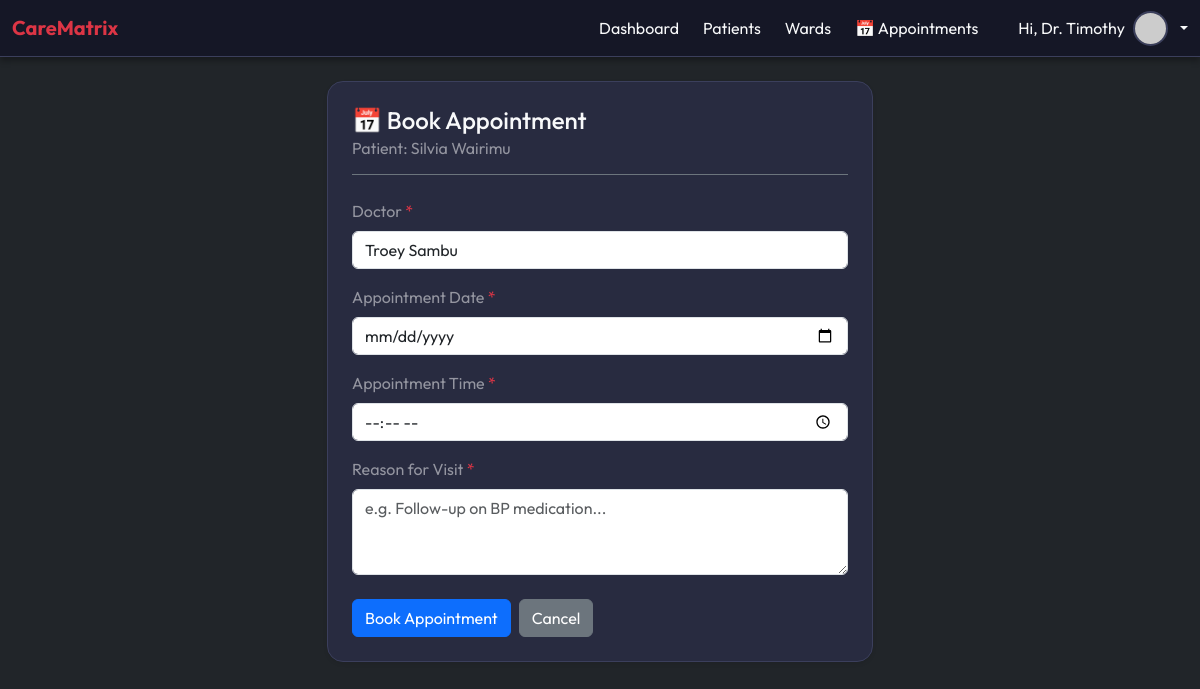
Page /patients/14/appointment/ (signed in) on the committed database.
### patients/models.py (models this page shows, shortened)
class Patient(models.Model):
    first_name = models.CharField(max_length=50)
    last_name = models.CharField(max_length=50)
    date_of_birth = models.DateField()
    gender = models.CharField(max_length=10)
    phone = models.CharField(max_length=15)
    address = models.TextField(blank=True)
    doctor = models.CharField(blank=True, null=True, max_length=100)
    is_high_risk = models.BooleanField(default=False)
    current_bed = models.OneToOneField(Bed, null=True, blank=True, on_delete=models.SET_NULL, related_name='occupant')

### patients/views.py (the view, shortened to what this page needs)
# urls.py: path('<int:pk>/appointment/', views.book_appointment, name='book_appointment'),
@login_required
def book_appointment(request, pk):
    patient = get_object_or_404(Patient, pk=pk)
    return render(request, 'patients/book_appointment.html', {'patient': patient})

### patients/templates/patients/book_appointment.html (shortened to what this page needs)
{% extends "base.html" %}
{% block content %}
<div class="row justify-content-center mt-4">
    <div class="col-md-8 col-lg-6">
        <div class="content-card shadow-sm p-4">
            <h4 class="mb-4 text-light border-bottom border-secondary pb-3">
                📅 Book Appointment
                <small class="d-block text-white-50 fs-6 fw-normal mt-1">Patient: {{ patient.first_name }} {{ patient.last_name }}</small>
            </h4>
            <form method="POST">
                <div class="mb-3">
                    <label class="form-label text-white-50">Doctor <span class="text-danger">*</span></label>
                    <input type="text" class="form-control" name="doctor" placeholder="e.g. Dr. Jane Doe" value="{{ patient.doctor }}" required>
                </div>
                <div class="mb-3">
                    <label class="form-label text-white-50">Appointment Date <span class="text-danger">*</span></label>
                    <input type="date" class="form-control" name="appointment_date" required>
                </div>
                <div class="mb-3">
                    <label class="form-label text-white-50">Appointment Time <span class="text-danger">*</span></label>
                    <input type="time" class="form-control" name="appointment_time" required>
                </div>
                <div class="mb-4">
                    <label class="form-label text-white-50">Reason for Visit <span class="text-danger">*</span></label>
                    <textarea class="form-control" name="reason" rows="3" placeholder="e.g. Follow-up on BP medication..." required></textarea>
                </div>
                <div class="d-flex gap-2">
                    <button type="submit" class="btn btn-primary">Book Appointment</button>
                    <a href="{% url 'patients:patient_detail' patient.pk %}" class="btn btn-secondary">Cancel</a>
                </div>
            </form>
        </div>
    </div>
</div>
{% endblock %}

### accounts/templates/base.html (shortened to what this page needs)
<!DOCTYPE html>
{% load static %}
<html>
<head>
    <link href="https://cdn.jsdelivr.net/npm/bootstrap@5.3.2/dist/css/bootstrap.min.css" rel="stylesheet">
</head>
<body class="bg-dark text-light">
<body class="bg-light">
<nav class="navbar navbar-expand-lg">
  <div class="container-fluid">
    <a class="navbar-brand text-danger fw-bold" href="{% url 'dashboard:dashboard_home' %}">
         CareMatrix
    </a>
    <div class="d-flex align-items-center gap-4">
      <a class="nav-link text-light text-decoration-none" href="{% url 'dashboard:dashboard_home' %}">Dashboard</a>
      <a class="nav-link text-light text-decoration-none" href="{% url 'patients:patient_list' %}">Patients</a>
      <a class="nav-link text-light text-decoration-none" href="{% url 'patients:ward_list' %}">Wards</a>
      <a class="nav-link text-light text-decoration-none" href="{% url 'patients:appointment_list' %}">📅 Appointments</a>
      {% if user.is_authenticated %}
      <div class="dropdown ms-3">
        <a class="text-decoration-none text-light d-flex align-items-center gap-2 dropdown-toggle" href="#" role="button" id="profileDropdown" data-bs-toggle="dropdown" aria-expanded="false">
            <span class="d-none d-sm-inline">
                Hi, {% if user.is_superuser %}Admin{% else %}Dr. {{ user.first_name }}{% endif %}
            </span>
            <img src="https://ui-avatars.com/api/?name={{ user.first_name|default:user.username }}&background=dc3545&color=fff" alt="Profile" class="profile-img">
        </a>
      </div>
      {% endif %}
    </div>
  </div>
</nav>
<div class="container mt-4">
    {% block content %}{% endblock %}
</div>
</body>
</html>

### accounts/templates/base.html (style rules this page uses)
:root { --main-bg: #1B1E32; --card-bg: #282B40; --primary: #0d6efd; --accent: #dc3545; --text-color: #f8f9fa; --border-color: #3b3f5c; --nav-bg: #151726; }
body { font-family: 'Outfit', sans-serif; background: var(--main-bg); color: var(--text-color); min-height: 100vh; }
.navbar { background-color: var(--nav-bg) !important; box-shadow: 0 4px 6px rgba(0,0,0,0.3); border-bottom: 1px solid var(--border-color); }
.content-card { background: var(--card-bg); border: 1px solid var(--border-color); border-radius: 16px; overflow: hidden; transition: transform 0.2s ease, box-shadow 0.2s ease; color: var(--text-color); }
.profile-img { width: 35px; height: 35px; border-radius: 50%; object-fit: cover; border: 2px solid var(--border-color); }

### rows in the picture
Patient: first_name "Silvia", last_name "Wairimu", doctor "Troey Sambu"

### other values in the picture
{{ user.first_name }} "Timothy"
